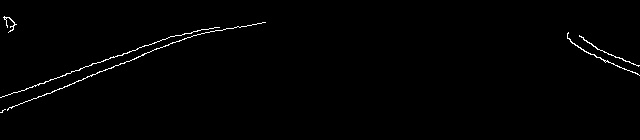
#> input picture Lane_and_object_detection/Shape_detection/1.jpg, 640 x 140 px
$ python left.py
#> lines starting #> are read from the running program, lines starting #| are printed output that depends on the picture
import cv2
import numpy as np

img1 = cv2.imread('1.jpg')
#> img1 is the input picture: shape (140, 640, 3); min 0, max 255, mean 2.3
img2 = cv2.imread('2.jpg')
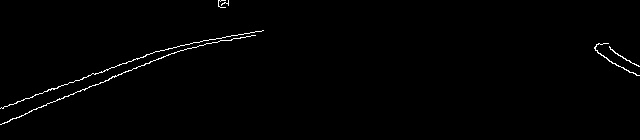
#> input picture Lane_and_object_detection/Shape_detection/2.jpg, 640 x 140 px
#> img2 is the input picture: shape (140, 640, 3); min 0, max 255, mean 2.2
img3 = cv2.imread('3.jpg')
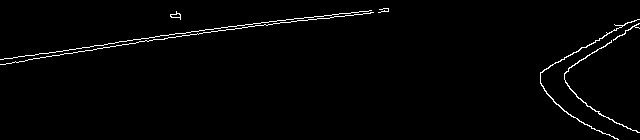
#> input picture Lane_and_object_detection/Shape_detection/3.jpg, 640 x 140 px
#> img3 is the input picture: shape (140, 640, 3); min 0, max 255, mean 3.9
img4 = cv2.imread('4.jpg')
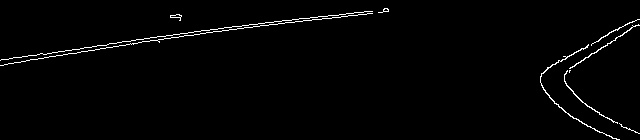
#> input picture Lane_and_object_detection/Shape_detection/4.jpg, 640 x 140 px
#> img4 is the input picture: shape (140, 640, 3); min 0, max 255, mean 3.9
img5 = cv2.imread('5.jpg')
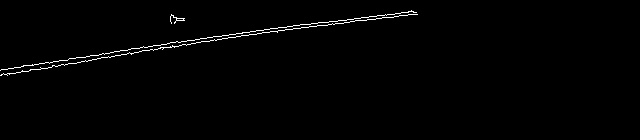
#> input picture Lane_and_object_detection/Shape_detection/5.jpg, 640 x 140 px
#> img5 is the input picture: shape (140, 640, 3); min 0, max 255, mean 2.6
img6 = cv2.imread('6.jpg')
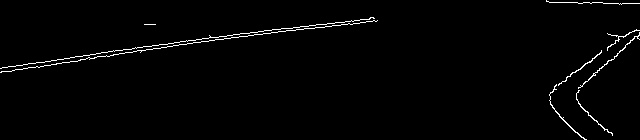
#> input picture Lane_and_object_detection/Shape_detection/6.jpg, 640 x 140 px
#> img6 is the input picture: shape (140, 640, 3); min 0, max 255, mean 3.8

cv2.imshow('real',img1)

img1 = cv2.flip(img1,1)
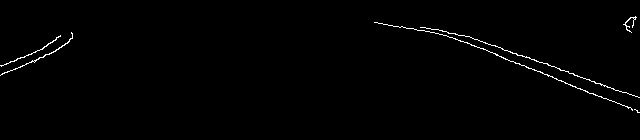
#> img1: shape (140, 640, 3); min 0, max 255, mean 2.3
cv2.imshow('flip',img1)


cv2.waitKey(0)
cv2.destroyAllWindows()
